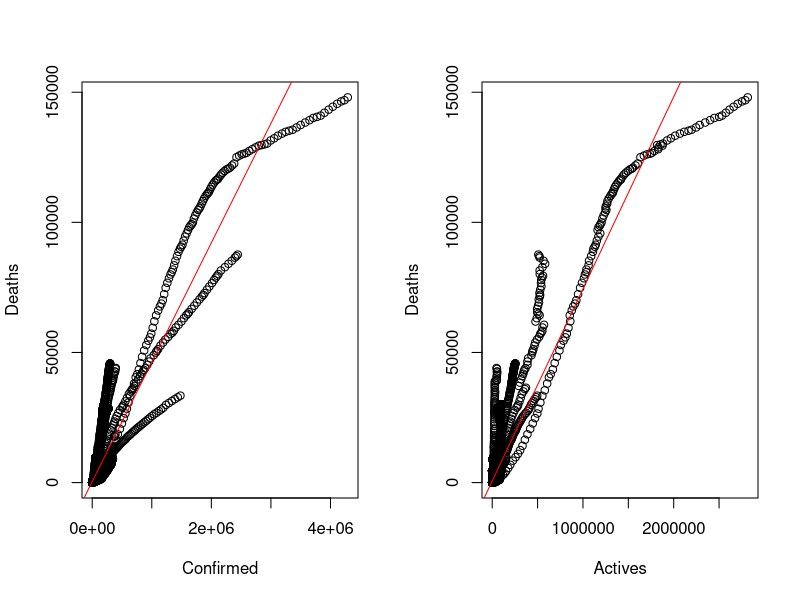
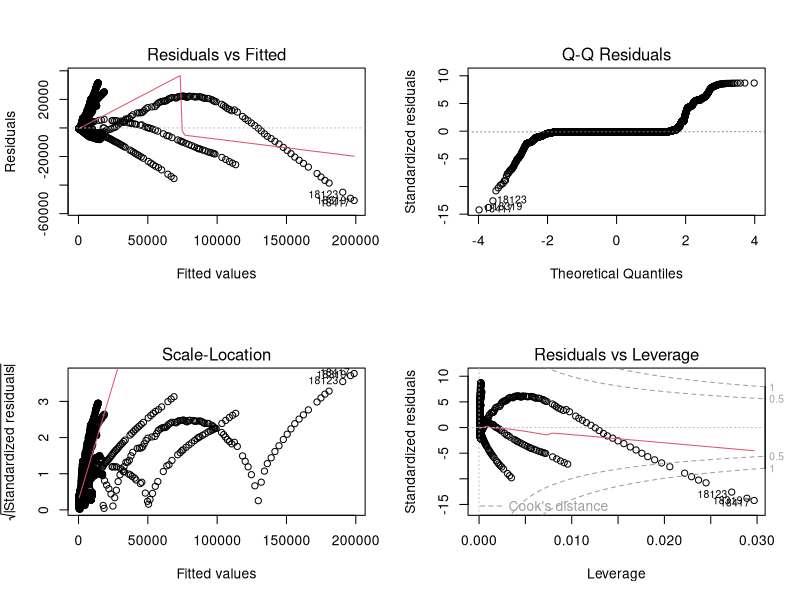
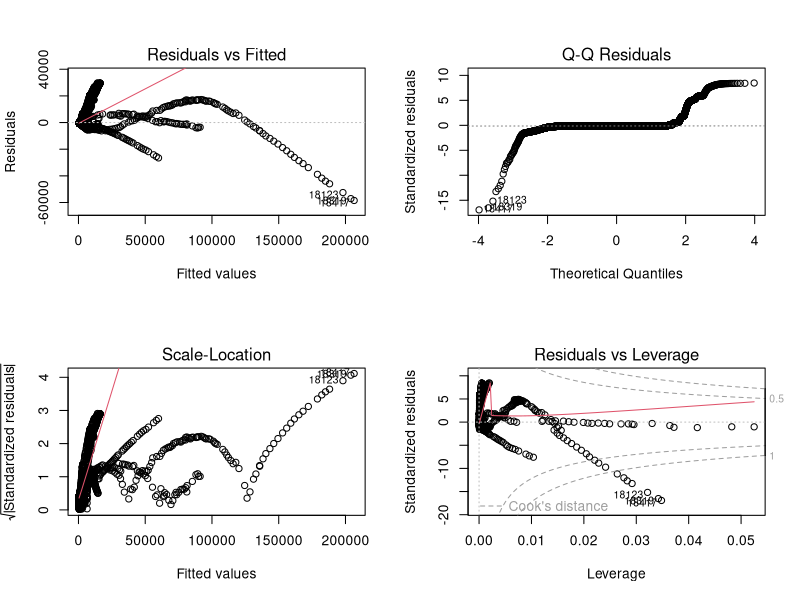
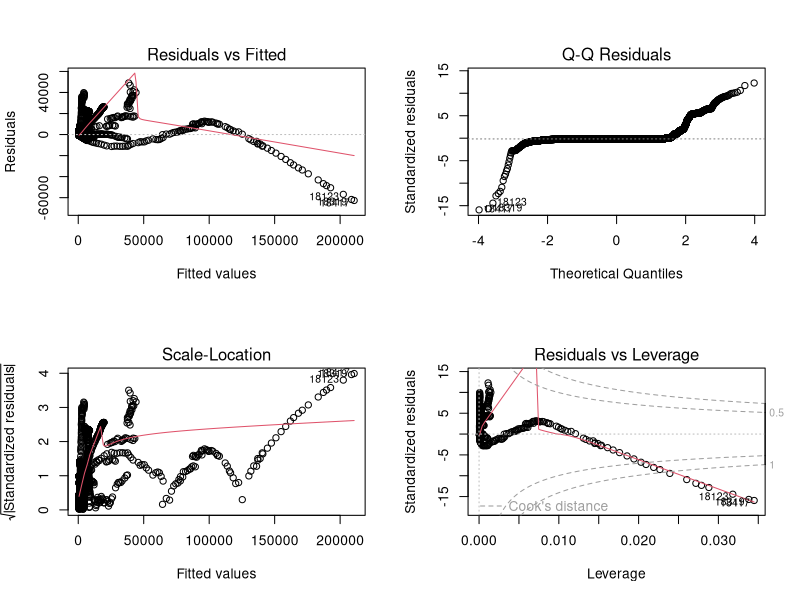

Generate these figures, in order, with R:
## ---- chunk 1
df <- read.csv("covid_19.csv", header=TRUE)
str(df)
## ---- chunk 2
df <- df[,c(8,5,6)]
df$Confirmed <- as.integer(df$Confirmed)
df$Deaths <- as.integer(df$Deaths)
df$Active <- as.integer(df$Active)
dim(df)
head(df)
str(df)

## ---- chunk 3
par(mfrow=c(1,2))
plot(df$Deaths~df$Confirmed, xlab="Confirmed", ylab="Deaths")
abline(lm(df$Deaths~df$Confirmed), col="red")
plot(df$Deaths~df$Active, xlab="Actives", ylab="Deaths")
abline(lm(df$Deaths~df$Active), col="red")
## ---- chunk 4
set.seed(1234)
i <- sample(1:nrow(df), nrow(df)*0.80, replace=FALSE)
train <- df[i,]
test <- df[-i,]

## ---- chunk 5
lm1 <- lm(Deaths~Confirmed, data=train)
summary(lm1)
## ---- chunk 6
par(mfrow=c(2,2))
plot(lm1)
## ---- chunk 7
pred1 <- predict(lm1, newdata=test)
cor1 <- cor(pred1, test$Deaths)
mse1 <- mean((pred1-test$Deaths)^2) 
rmse1 <- sqrt(mse1)

print(paste('correlation:', cor1))
print(paste('mse:', mse1))
print(paste('rmse:', rmse1))
## ---- chunk 8
lm2 <- lm(Deaths~Confirmed+Active, data=train)
summary(lm2)
## ---- chunk 9
anova(lm1, lm2)
## ---- chunk 10
pred2 <- predict(lm2, newdata=test)
cor2 <- cor(pred2, test$Deaths)
mse2 <- mean((pred2-test$Deaths)^2) 
rmse2 <- sqrt(mse2)

print(paste('correlation:', cor2))
print(paste('mse:', mse2))
print(paste('rmse:', rmse2))
## ---- chunk 11
par(mfrow=c(2,2))
plot(lm2)
## ---- chunk 12
lm3 <- lm((Deaths)~Active, data=train)
summary(lm3)
## ---- chunk 13
pred3 <- predict(lm3, newdata=test)
summary(pred3)


cor3 <- cor(pred3, test$Deaths)
mse3 <- mean((pred3-test$Deaths)^2) 
rmse3 <- sqrt(mse3)
print(paste('correlation:', cor3))
print(paste('mse:', mse3))
print(paste('rmse:', rmse3))
## ---- chunk 14
par(mfrow=c(2,2))
plot(lm3)

